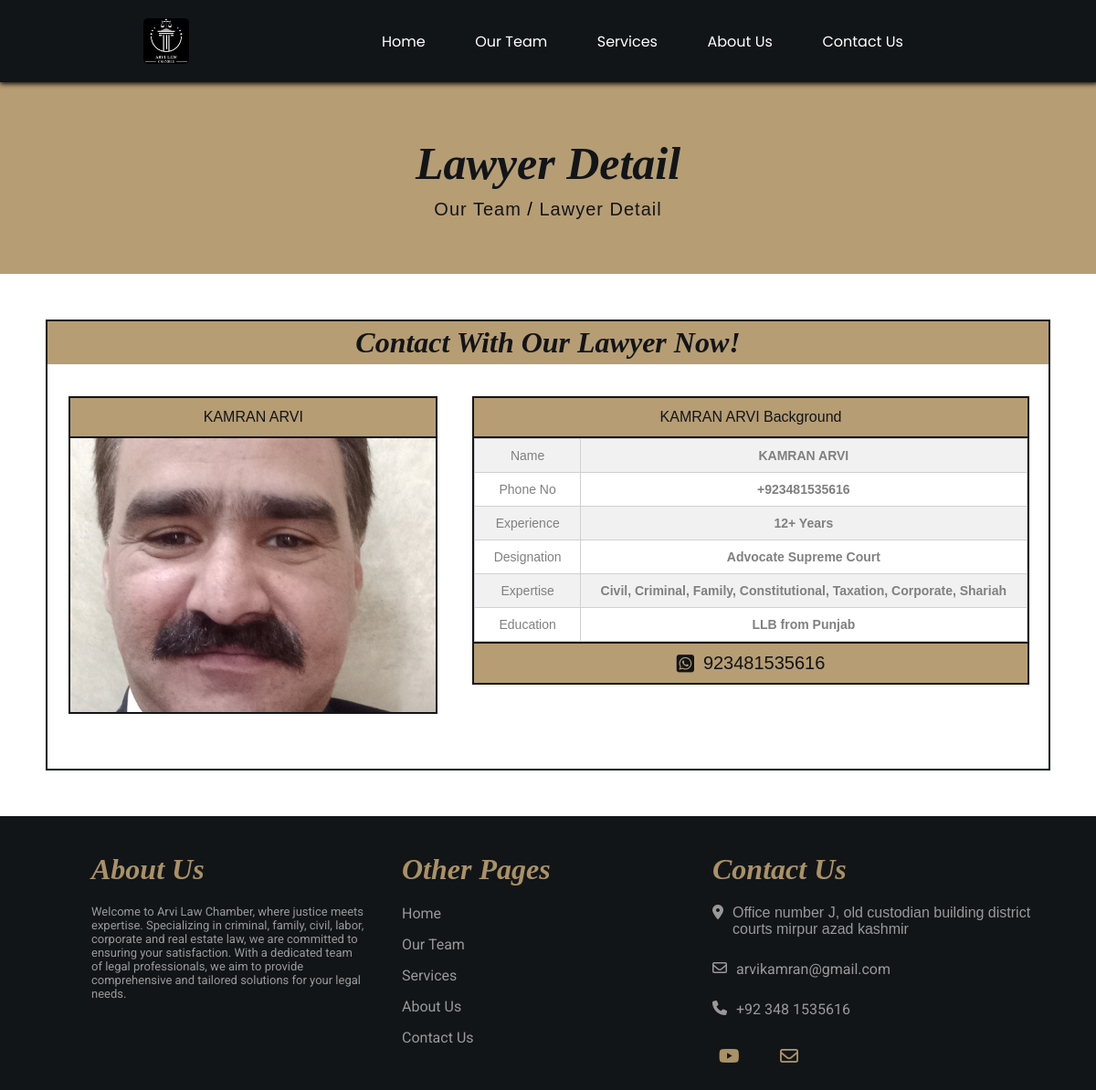
Page /lawyerdetail/2/ on the committed database.
### home/models.py (models this page shows, shortened)
class Lawyer(models.Model):
    name = models.CharField(max_length=100, null=True)
    picture = models.ImageField(upload_to='profile-picture/', null=True, blank=True)
    phoneno = models.CharField(max_length=13, null=True)
    education = models.CharField(max_length=100, null=True)
    experience = models.CharField(max_length=50, null=True)
    designation = models.CharField(max_length=50, null=True)
    expertise = models.CharField(max_length=100, null=True)

### home/views.py (the view)
# urls.py: path('lawyerdetail/<str:pk_test>/', views.lawyerdetail, name='lawyer'),
def lawyerdetail(request, pk_test):
    lawyer = Lawyer.objects.get(id=pk_test)
    context = {'lawyer':lawyer}
    return render(request, 'home/lawyerdetail.html', context)

### home/templates/home/lawyerdetail.html (shortened to what this page needs)
{% extends "home/main.html" %}
{% load static %}
{% block content %}
<link rel="stylesheet" href="{% static "/css/lawyerdetail.css" %}">
<link rel="stylesheet" href="https://cdnjs.cloudflare.com/ajax/libs/font-awesome/6.4.2/css/all.min.css" />
<div class="teamdetail">
    <div class="teamconttop">
        <div class="teamtophead">
            Lawyer Detail
        </div>
        <div class="teamtopinfo">
            <a href="">Our Team</a>
            /
            <a href="">Lawyer Detail</a>
        </div>
    </div>
    <div class="lawyerdetailcont">
        <div class="lawyerdetailhead">
            <h1>Contact With Our Lawyer Now!</h1>
        </div>
        <div class="lawyerdetailbody">
            <div class="lawyerdetailleft">
                <div class="infolefttittle">
                    {{lawyer.name}}
                </div>
                <div class="infoleftpic">
                    <img  src="{{lawyer.picture.url}}" alt="">
                </div>
            </div>
            <div class="lawyerdetailright">
                <div class="inforighttitle">
                    {{lawyer.name}} Background
                </div>
                <div class="inforighttable">
                    <table class="infotable" border=1>
                        <tr>
                            <td>Name</td>
                            <td>{{lawyer.name}}</td>
                        </tr>
                        <tr>
                            <td>Phone No</td>
                            <td>+{{lawyer.phoneno}}</td>
                        </tr>
                        <tr>
                            <td>Experience</td>
                            <td>{{lawyer.experience}}</td>
                        </tr>
                        <tr>
                            <td>Designation</td>
                            <td>{{lawyer.designation}}</td>
                        </tr>
                        <tr>
                            <td>Expertise</td>
                            <td>{{lawyer.expertise}}</td>
                        </tr>
                        <tr>
                            <td>Education</td>
                            <td>{{lawyer.education}}</td>
                        </tr>
                    </table>
                </div>
                <a class="lawyerdetailcontact" href="https://wa.me/923485310150" target='_blank'>
                        <i class="detailcontactchild fa-brands fa-square-whatsapp"></i>
                        <span class='detailcontactchild '>{{lawyer.phoneno}} </span>
                </a>
            </div>
        </div>
    </div>
</div>
{% endblock content %}

### static/css/navbar.css (style rules this page uses)
* { margin: 0; padding: 0; }

### static/css/lawyerdetail.css (style rules this page uses)
.teamdetail { margin-top: 90px; }
.teamdetail .teamconttop { background: #b69d74; height: 150px; display: flex; flex-direction: column; justify-content: center; align-items: center; padding: 30px 0; }
.teamconttop .teamtophead { font-size: 50px; font-weight: bold; font-family: 'EB Garamond', serif; font-style: italic; margin-bottom: 10px; color: #121518; }
.teamconttop .teamtopinfo { letter-spacing: 1px; font-size: 20px; }
.teamconttop .teamtopinfo a { text-decoration: none; color: #121518; transition: 0.4s; }
.teamdetail .lawyerdetailcont { margin: 50px; border: 2px solid #121518; }
.lawyerdetailcont .lawyerdetailhead { display: flex; justify-content: center; color: #121518; background-color: #b69d74; padding: 5px 0; font-style: italic; margin-bottom: 10px; }
.lawyerdetailcont .lawyerdetailhead h1 { font-family: 'EB Garamond', serif; }
.lawyerdetailcont .lawyerdetailbody { display: flex; justify-content: center; width: 70vw; padding-top: 15px; padding-bottom: 50px; width: 100%; }
.lawyerdetailbody .lawyerdetailleft { display: flex; flex-direction: column; align-items: center; margin: 10px 20px; border: 2px solid #121518; }
.lawyerdetailleft .infolefttittle { background-color: #b69d74; color: #121518; width: 100%; display: flex; justify-content: center; padding: 12px 0; border-bottom: 2px solid #121518; }
.lawyerdetailleft .infoleftpic { width: 400px; height: 300px; overflow: hidden; }
.lawyerdetailleft .infoleftpic img { width: 100%; height: 100%; object-fit: cover; transition: 0.4s; cursor: pointer; }
.lawyerdetailright { display: flex; flex-direction: column; align-items: center; margin: 10px 20px; }
.lawyerdetailright .inforighttitle { background-color: #b69d74; color: #121518; width: 100%; display: flex; justify-content: center; padding: 12px 0; border: 2px solid #121518; }
.lawyerdetailright .inforighttable { width: 100%; display: flex; flex-direction: column; justify-content: center; border-right: 2px solid #121518; border-left: 2px solid #121518; }
.inforighttable table { border: 1px solid rgb(209, 208, 208); border-collapse: collapse; color: rgb(128, 128, 128); font-size: 14px; }
.inforighttable table tr td { padding: 10px 20px; text-align: center; }
.inforighttable table tr:nth-child(odd) { background-color: rgb(241, 241, 241); }
.inforighttable table tr td:nth-child(even) { font-weight: bold; }
.lawyerdetailcontact { background-color: #b69d74; padding: 10px 0; width: 100%; border: 2px solid #121518; display: flex; justify-content: center; text-decoration: none; color: #121518; font-size: 20px; transition: 0.4s; align-items: center; }
.lawyerdetailcontact i { color: #121518; font-size: 22px; }
.lawyerdetailcontact .detailcontactchild { margin: 0px 5px; }

### static/css/footer.css (style rules this page uses)
* { margin: 0; padding: 0; font-family: sans-serif,Arial, Helvetica, sans-serif; }

### rows in the picture
Lawyer: name "KAMRAN ARVI", picture (picture), phoneno "923481535616", experience "12+ Years", designation "Advocate Supreme Court", expertise "Civil, Criminal, Family, Constitutional, Taxation, Corporate, Shariah", education "LLB from Punjab"
